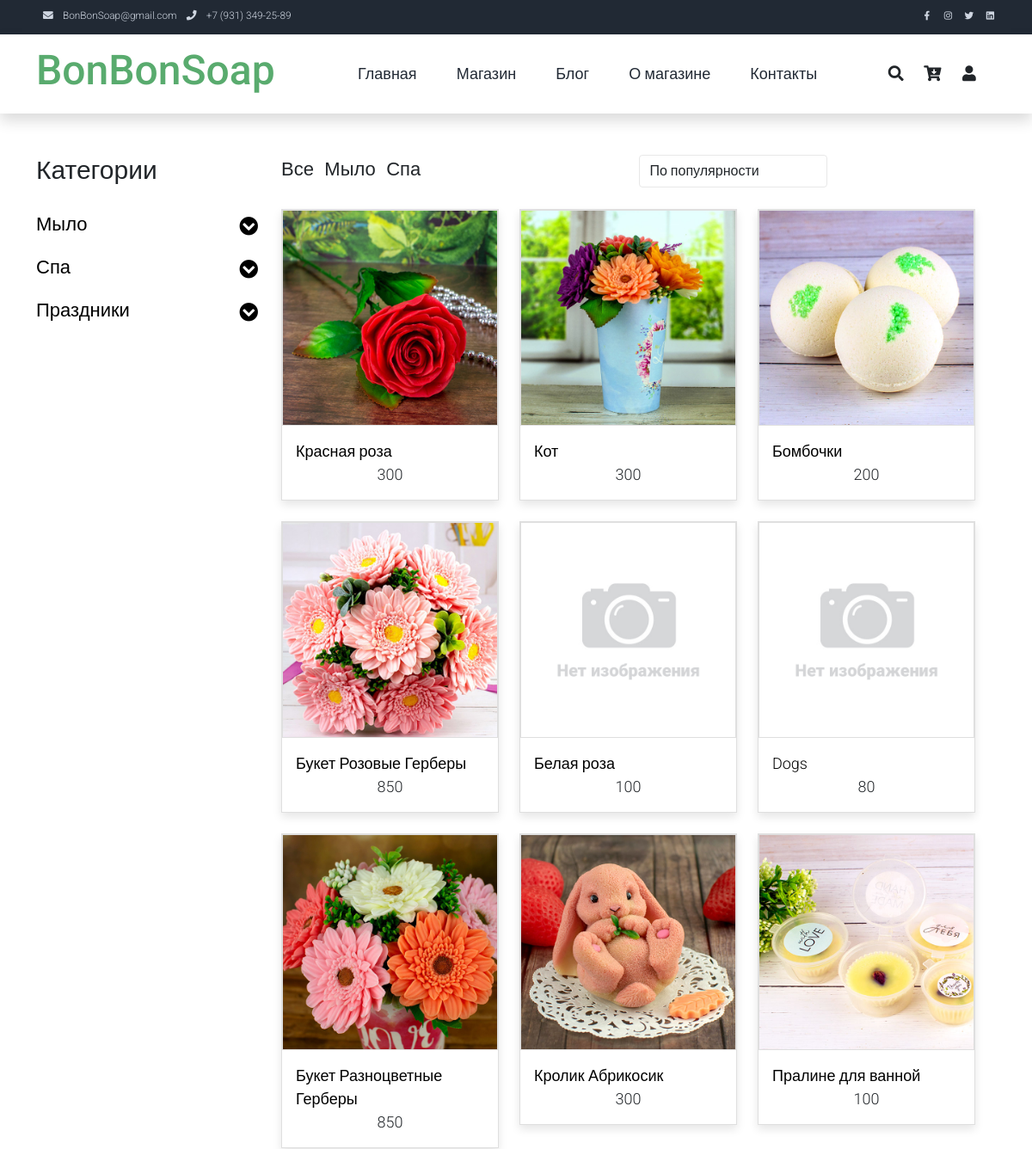
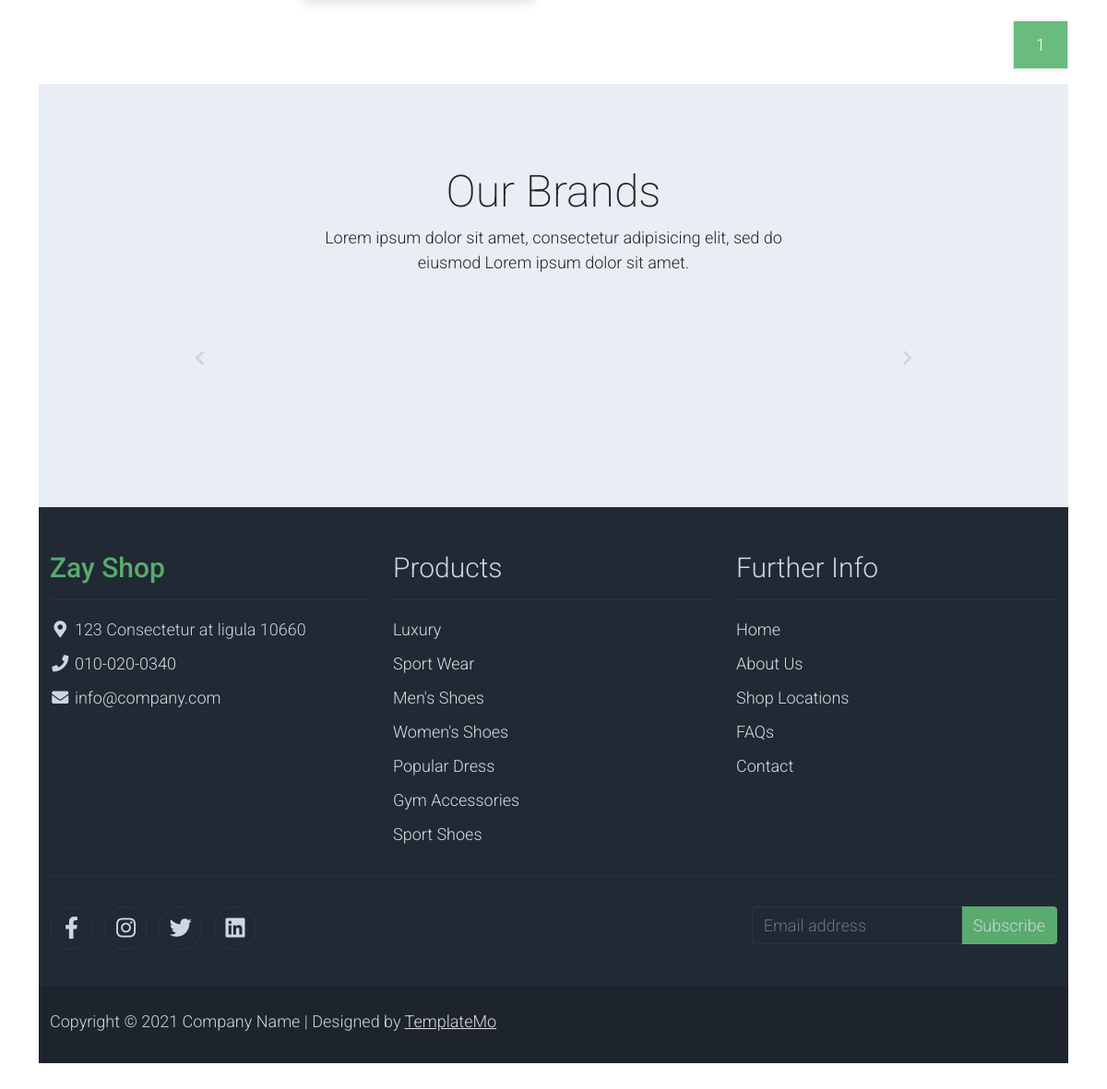
The app's page /shop/ with its own data (2 pictures, top to bottom).
### product/models.py (models this page shows, shortened)
class Department(models.Model):
    name = models.CharField(max_length=64, blank=False, unique=True)  # Название раздела
    alias = models.CharField(max_length=64, blank=False, unique=True, default='!!!', verbose_name=u'Псевдоним')  # Псевдоним поля
    def __str__(self):
        return self.name
    class Meta:
        verbose_name = 'Отдел'
        verbose_name_plural = 'Отделы'

class Product(models.Model):
    name = models.CharField(max_length=128, verbose_name=u'Название')  # Название товара
    category = models.ForeignKey(Category, on_delete=models.PROTECT,
                                 verbose_name=u'Категория')  # К какой категории относится товар
    alias = models.CharField(max_length=64, blank=False, unique=True, default='!!!', verbose_name=u'Псевдоним')  # Псевдоним поля
    holiday = models.ManyToManyField(Holiday, default='1', blank=False,
                                 verbose_name=u'Праздник')  # К какому празднику подходит товар
    description = models.TextField(blank=True, verbose_name=u'Описание')  # Описание товара
    price = models.IntegerField(default=0, verbose_name=u'Цена')  # Цена за единицу
    quantity = models.IntegerField(default=0, verbose_name=u'Остаток')  # Остаток на складе
    popular = models.IntegerField(default=0, verbose_name=u'Популярность')  # Популярность товара
    discount = models.IntegerField(default=0, verbose_name=u'Скидка')  # Скидка (сумма скидки, не %)
    active = models.BooleanField(default=True, verbose_name=u'Активен')  # Товар Активен
    article = models.CharField(max_length=8,
                               blank=True, default=None,
                               verbose_name=u'Артикль')  # Артикль (получается с применением префикса PRODUCT_PREFIX)
    class Meta:
        verbose_name = 'Товар'
        verbose_name_plural = 'Товары'

### shop/views.py (the view)
# urls.py: path('shop/', shop, name='shop'),  # Магазин без передачи параметров
def shop(request, filter=None):
    select_category = dict()  # Словарь с ключами Отделами и данными - списком категорий для меню выбора (объекты)
    select_holiday = dict()  # Словарь с ключом 'Праздники' и данными - объектами праздников
    for department in Department.objects.all():
        select_category.update({department: Category.objects.filter(department_id=department.id)})
    select_holiday.update({'Праздники': Holiday.objects.order_by("date")})
    if not 'sort' in request.session:
        request.session['sort'] = '-popular'
    sort = request.session['sort']
    if 'sort' in request.POST:
        sort = request.POST['sort']
    request.session['sort'] = sort
    products = []
    if 'search' in request.POST:
        search = request.POST['search']
        if re.search(r"[<>%\$]$", search) == None:
            products = Product.objects.filter(
                Q(article__icontains=search) | Q(name__icontains=search) | Q(description__icontains=search),
                active=True).order_by(sort)
    else:
        if filter != None and re.search(r"[<>%\$]$", filter) == None:
            products = Product.objects.filter(category__department__alias=filter, active=True).order_by(sort)
            if len(products) == 0:
                products = Product.objects.filter(category__alias=filter, active=True).order_by(sort)
            if len(products) == 0:
                products = Product.objects.filter(holiday__alias=filter, active=True).order_by(sort)
        else:
            products = Product.objects.filter(active=True).order_by(sort)
    paginator = Paginator(products, 15)
    page_number = request.GET.get('page')
    products = paginator.get_page(page_number)
    products = select_main_photo(products)
    return render(request, 'shop.html', locals())

### templates/shop.html (shortened to what this page needs)
{% extends 'base.html' %}
{% load static %}
{% block content %}
    <div class="container py-5">
        <div class="row">
            <div class="col-lg-3">
                <h1 class="h2 pb-4">Категории</h1>
                <ul class="list-unstyled templatemo-accordion">
  {% for department, categoryes in select_category.items %}
                        <li class="pb-3">
                            <a class="collapsed d-flex justify-content-between h3 text-decoration-none" href="#">
                                {{ department }}
                                <i class="fa fa-fw fa-chevron-circle-down mt-1"></i>
                            </a>
                        </li>
                    {% endfor %}
  {% for name, holidays in select_holiday.items %}
                        <li class="pb-3">
                            <a class="collapsed d-flex justify-content-between h3 text-decoration-none" href="#">
                                {{ name }}
                                <i class="fa fa-fw fa-chevron-circle-down mt-1"></i>
                            </a>
                        </li>
                    {% endfor %}
                </ul>
            </div>
            <div class="col-lg-9">
                <div class="row">
                <div class="row">
                    <div class="col-md-6">
                        <ul class="list-inline shop-top-menu pb-3 pt-1">
                            <li class="list-inline-item">
                                <a class="h3 text-dark text-decoration-none mr-3" href="{% url 'shop' %}">Все</a>
                            </li>
                            {% for department in select_category.keys %}
                            <li class="list-inline-item">
                                <a class="h3 text-dark text-decoration-none mr-3" href="{% url 'shop' department.alias %}">{{ department }}</a>
                            </li>
                            {% endfor %}
                        </ul>
                    </div>
                    <div class="col-md-6 pb-4">
                        <div class="d-flex">
                            <form method="post" id="sorted" action="{% if filter %} {% url 'shop' filter %} {% else %}{% url 'shop' %}{% endif %}">
                                <select class="form-control" name="sort">
                                    <option {% if sort == "-popular" %} selected {% endif %}
                                    value="-popular">По популярности</option>
                                </select>
                            </form>
                        </div>
                    </div>
                </div>
                <div class="row">
                    {% if products %}
                    {% for product in products %}
                    <div class="col-md-4">
                        <div class="card mb-4 product-wap rounded-0"><div class="card rounded-0">
                            <img class="card-img rounded-0 img-fluid" src="{{ product.photo }}">
                            </div>
                            <div class="card-body">
                                <a href="{% url 'shop-single' product.alias %}" class="h3 text-decoration-none">{{ product.name }}</a>
                                <p class="text-center mb-0">{{ product.price }}</p>
                            </div>
                        </div>
                    </div>
                    {% endfor %}
                    {% else %}
                    Нет товаров для отображения
                    {% endif %}
                </div>
                <div div="row">
                    <ul class="pagination pagination-lg justify-content-end">
                        {% for p in paginator.page_range %}
                        {% if products.number == p %}
                        <li class="page-item disabled">
                            <a class="page-link active rounded-0 mr-3 shadow-sm border-top-0 border-left-0" href="#">{{ p }}</a>
                        </li>
                        {% elif p >= products.number|add:-2 and p <= products.number|add:2  %}
                        <li class="page-item">
                            <a class="page-link rounded-0 shadow-sm border-top-0 border-left-0 text-dark" href="{% if filter %}{% url 'shop' filter %}{% else %}{% url 'shop' %}{% endif %}?page={{ p }}">{{ p }}</a>
                        </li>
                        {% endif %}
                        {% endfor %}
                    </ul>
                </div>
            </div>
        </div>
    </div>
    <section class="bg-light py-5">
        <div class="container my-4">
            <div class="row text-center py-3">
                <div class="col-lg-6 m-auto">
                    <h1 class="h1">Our Brands</h1>
                    <p>
                        Lorem ipsum dolor sit amet, consectetur adipisicing elit, sed do eiusmod
                        Lorem ipsum dolor sit amet.
                    </p>
                </div>
                <div class="col-lg-9 m-auto tempaltemo-carousel">
                    <div class="row d-flex flex-row">
                        <div class="col-1 align-self-center">
                            <a class="h1" href="#multi-item-example" role="button" data-bs-slide="prev">
                                <i class="text-light fas fa-chevron-left"></i>
                            </a>
                        </div>
                        <div class="col">
                            <div class="carousel slide carousel-multi-item pt-2 pt-md-0" id="multi-item-example" data-bs-ride="carousel">
                                <div class="carousel-inner product-links-wap" role="listbox">
                                    <div class="carousel-item active">
                                        <div class="row">
                                            <div class="col-3 p-md-5">
                                                <a href="#"><img class="img-fluid brand-img" src="../static/img/brand_01.png" alt="Brand Logo"></a>
                                            </div>
                                            <div class="col-3 p-md-5">
                                                <a href="#"><img class="img-fluid brand-img" src="../static/img/brand_02.png" alt="Brand Logo"></a>
                                            </div>
                                            <div class="col-3 p-md-5">
                                                <a href="#"><img class="img-fluid brand-img" src="../static/img/brand_03.png" alt="Brand Logo"></a>
                                            </div>
                                            <div class="col-3 p-md-5">
                                                <a href="#"><img class="img-fluid brand-img" src="../static/img/brand_04.png" alt="Brand Logo"></a>
                                            </div>
                                        </div>
                                    </div>
                                </div>
                            </div>
                        </div>
                        <div class="col-1 align-self-center">
                            <a class="h1" href="#multi-item-example" role="button" data-bs-slide="next">
                                <i class="text-light fas fa-chevron-right"></i>
                            </a>
                        </div>
                    </div>
                </div>
            </div>
        </div>
    </section>
{% endblock content %}

### records on screen
Department: name "Мыло"
Department: name "Спа"
Product: shows a picture, name "Красная роза", price "300"
Product: shows a picture, name "Кот", price "300"
Product: shows a picture, name "Бомбочки", price "200"
Product: shows a picture, name "Букет Розовые Герберы", price "850"
Product: name "Белая роза", price "100"
Product: name "Dogs", price "80"
Product: shows a picture, name "Букет Разноцветные Герберы", price "850"
Product: shows a picture, name "Кролик Абрикосик", price "300"
Product: shows a picture, name "Пралине для ванной", price "100"

### other values on screen
{{ name }} "Праздники"
{{ p }} "1"
